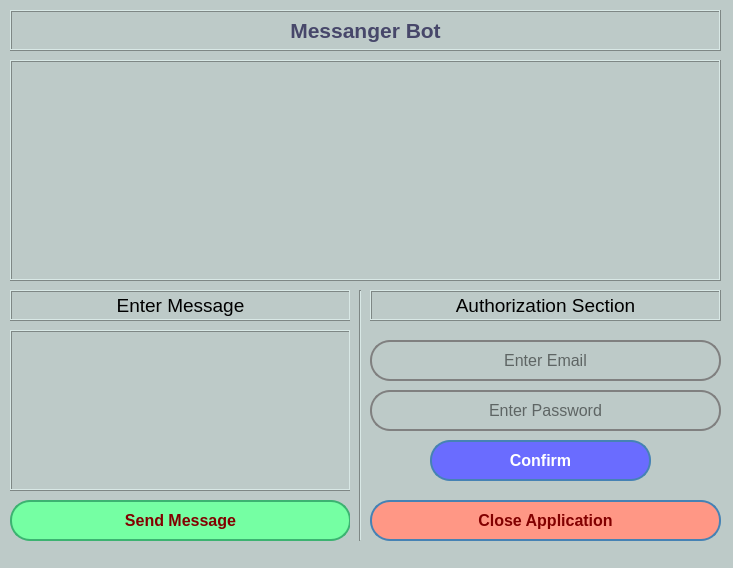
<?xml version="1.0" encoding="UTF-8"?>
<ui version="4.0">
 <class>MainWindow</class>
 <widget class="QMainWindow" name="MainWindow">
  <property name="geometry">
   <rect>
    <x>0</x>
    <y>0</y>
    <width>733</width>
    <height>568</height>
   </rect>
  </property>
  <property name="windowTitle">
   <string>MainWindow</string>
  </property>
  <property name="styleSheet">
   <string notr="true">background-color: rgb(189, 202, 200);</string>
  </property>
  <widget class="QWidget" name="centralwidget">
   <widget class="QLabel" name="labelPhoto">
    <property name="geometry">
     <rect>
      <x>10</x>
      <y>60</y>
      <width>711</width>
      <height>221</height>
     </rect>
    </property>
    <property name="frameShape">
     <enum>QFrame::Box</enum>
    </property>
    <property name="frameShadow">
     <enum>QFrame::Raised</enum>
    </property>
    <property name="text">
     <string/>
    </property>
    <property name="pixmap">
     <pixmap>../img/msg.png</pixmap>
    </property>
    <property name="scaledContents">
     <bool>true</bool>
    </property>
   </widget>
   <widget class="QLabel" name="labelHeading">
    <property name="geometry">
     <rect>
      <x>10</x>
      <y>10</y>
      <width>711</width>
      <height>41</height>
     </rect>
    </property>
    <property name="font">
     <font>
      <pointsize>16</pointsize>
      <weight>75</weight>
      <bold>true</bold>
     </font>
    </property>
    <property name="styleSheet">
     <string notr="true">color: rgb(71, 71, 106);</string>
    </property>
    <property name="frameShape">
     <enum>QFrame::Box</enum>
    </property>
    <property name="frameShadow">
     <enum>QFrame::Raised</enum>
    </property>
    <property name="text">
     <string>Messanger Bot</string>
    </property>
    <property name="alignment">
     <set>Qt::AlignCenter</set>
    </property>
    <property name="indent">
     <number>-1</number>
    </property>
   </widget>
   <widget class="QTextEdit" name="textMSG">
    <property name="geometry">
     <rect>
      <x>10</x>
      <y>330</y>
      <width>341</width>
      <height>161</height>
     </rect>
    </property>
    <property name="font">
     <font>
      <pointsize>12</pointsize>
      <weight>75</weight>
      <bold>true</bold>
     </font>
    </property>
    <property name="styleSheet">
     <string notr="true"/>
    </property>
    <property name="frameShape">
     <enum>QFrame::Box</enum>
    </property>
    <property name="frameShadow">
     <enum>QFrame::Raised</enum>
    </property>
    <property name="html">
     <string>&lt;!DOCTYPE HTML PUBLIC &quot;-//W3C//DTD HTML 4.0//EN&quot; &quot;http://www.w3.org/TR/REC-html40/strict.dtd&quot;&gt;
&lt;html&gt;&lt;head&gt;&lt;meta name=&quot;qrichtext&quot; content=&quot;1&quot; /&gt;&lt;style type=&quot;text/css&quot;&gt;
p, li { white-space: pre-wrap; }
&lt;/style&gt;&lt;/head&gt;&lt;body style=&quot; font-family:'MS Shell Dlg 2'; font-size:12pt; font-weight:600; font-style:normal;&quot;&gt;
&lt;p style=&quot;-qt-paragraph-type:empty; margin-top:0px; margin-bottom:0px; margin-left:0px; margin-right:0px; -qt-block-indent:0; text-indent:0px; font-size:8.25pt; font-weight:400;&quot;&gt;&lt;br /&gt;&lt;/p&gt;&lt;/body&gt;&lt;/html&gt;</string>
    </property>
   </widget>
   <widget class="QPushButton" name="sendButton">
    <property name="geometry">
     <rect>
      <x>10</x>
      <y>500</y>
      <width>341</width>
      <height>41</height>
     </rect>
    </property>
    <property name="font">
     <font>
      <pointsize>12</pointsize>
      <weight>75</weight>
      <bold>true</bold>
     </font>
    </property>
    <property name="styleSheet">
     <string notr="true">QPushButton {
	background-color: rgb(117, 255, 163);
    color: rgb(130, 0, 0);
	border: 2px solid rgb(60, 179, 113);
	border-radius: 20px;
}
QPushButton:hover {
	background-color: rgb(0, 100, 0);
	border: 2px solid rgb(0, 100, 0);
	color: rgb(245, 245, 245);
}</string>
    </property>
    <property name="text">
     <string>Send Message</string>
    </property>
   </widget>
   <widget class="QLabel" name="labelEnter">
    <property name="geometry">
     <rect>
      <x>10</x>
      <y>290</y>
      <width>341</width>
      <height>31</height>
     </rect>
    </property>
    <property name="font">
     <font>
      <pointsize>14</pointsize>
     </font>
    </property>
    <property name="frameShape">
     <enum>QFrame::Box</enum>
    </property>
    <property name="frameShadow">
     <enum>QFrame::Raised</enum>
    </property>
    <property name="text">
     <string>Enter Message</string>
    </property>
    <property name="alignment">
     <set>Qt::AlignCenter</set>
    </property>
   </widget>
   <widget class="QPushButton" name="closeButton">
    <property name="geometry">
     <rect>
      <x>370</x>
      <y>500</y>
      <width>351</width>
      <height>41</height>
     </rect>
    </property>
    <property name="font">
     <font>
      <pointsize>12</pointsize>
      <weight>75</weight>
      <bold>true</bold>
     </font>
    </property>
    <property name="styleSheet">
     <string notr="true">QPushButton {
	background-color: rgb(255, 151, 133);
    color: rgb(130, 0, 0);
	border: 2px solid rgb(70, 130, 180);
	border-radius: 20px;
}
QPushButton:hover {
	background-color: rgb(255, 0, 0);
	color: rgb(245, 245, 245);
	border: 2px solid rgb(255, 0, 0);
}</string>
    </property>
    <property name="text">
     <string>Close Application</string>
    </property>
   </widget>
   <widget class="QLabel" name="labelLogin">
    <property name="geometry">
     <rect>
      <x>370</x>
      <y>290</y>
      <width>351</width>
      <height>31</height>
     </rect>
    </property>
    <property name="font">
     <font>
      <pointsize>14</pointsize>
     </font>
    </property>
    <property name="frameShape">
     <enum>QFrame::Box</enum>
    </property>
    <property name="frameShadow">
     <enum>QFrame::Raised</enum>
    </property>
    <property name="text">
     <string>Authorization Section</string>
    </property>
    <property name="alignment">
     <set>Qt::AlignCenter</set>
    </property>
   </widget>
   <widget class="Line" name="line">
    <property name="geometry">
     <rect>
      <x>350</x>
      <y>290</y>
      <width>20</width>
      <height>251</height>
     </rect>
    </property>
    <property name="orientation">
     <enum>Qt::Vertical</enum>
    </property>
   </widget>
   <widget class="QLineEdit" name="lineName">
    <property name="geometry">
     <rect>
      <x>370</x>
      <y>340</y>
      <width>351</width>
      <height>41</height>
     </rect>
    </property>
    <property name="font">
     <font>
      <pointsize>12</pointsize>
     </font>
    </property>
    <property name="acceptDrops">
     <bool>true</bool>
    </property>
    <property name="styleSheet">
     <string notr="true">QLineEdit {
	border: 2px solid gray;
    border-radius: 20px;
}</string>
    </property>
    <property name="text">
     <string/>
    </property>
    <property name="frame">
     <bool>true</bool>
    </property>
    <property name="alignment">
     <set>Qt::AlignCenter</set>
    </property>
    <property name="placeholderText">
     <string>Enter Email</string>
    </property>
   </widget>
   <widget class="QLineEdit" name="linePass">
    <property name="geometry">
     <rect>
      <x>370</x>
      <y>390</y>
      <width>351</width>
      <height>41</height>
     </rect>
    </property>
    <property name="font">
     <font>
      <pointsize>12</pointsize>
     </font>
    </property>
    <property name="styleSheet">
     <string notr="true">QLineEdit {
	border: 2px solid gray;
    border-radius: 20px;
}</string>
    </property>
    <property name="text">
     <string/>
    </property>
    <property name="frame">
     <bool>true</bool>
    </property>
    <property name="echoMode">
     <enum>QLineEdit::Password</enum>
    </property>
    <property name="alignment">
     <set>Qt::AlignCenter</set>
    </property>
    <property name="placeholderText">
     <string>Enter Password</string>
    </property>
   </widget>
   <widget class="QPushButton" name="confirmButton">
    <property name="geometry">
     <rect>
      <x>430</x>
      <y>440</y>
      <width>221</width>
      <height>41</height>
     </rect>
    </property>
    <property name="font">
     <font>
      <pointsize>12</pointsize>
      <weight>75</weight>
      <bold>true</bold>
     </font>
    </property>
    <property name="styleSheet">
     <string notr="true">QPushButton {
	background-color: rgb(106, 108, 255);
    color: rgb(255, 255, 255);
	border: 2px solid rgb(70, 130, 180);
	border-radius: 20px;
}
QPushButton:hover {
	background-color: rgb(0, 0, 128);
	border: 2px solid rgb(0, 0, 128);
}</string>
    </property>
    <property name="text">
     <string>Confirm</string>
    </property>
   </widget>
  </widget>
  <widget class="QStatusBar" name="statusbar"/>
 </widget>
 <resources/>
 <connections/>
</ui>
